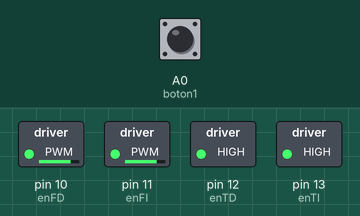
The sketch below on a simulated Arduino Uno, built with avr-gcc and run on an emulated ATmega328P. On the bench: switched loads named in the sketch (green lamp = pin HIGH). Inputs (shaded band) come from the test bench; at power-on: A0 (boton1) HIGH. What the sketch prints to the serial monitor is not drawn.

Above: at 0.1 s.
Timing chart, 0 to 1.6 s (numbered marks = the images above):
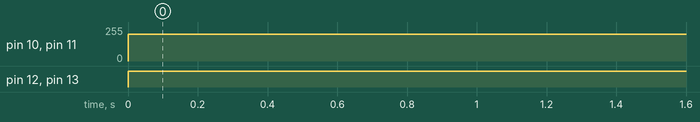

The sketch:

pruebaSinRemoto.ino
```cpp
#define boton1 A0     //Declaramos que la variable botón esté vinculada con el pin A0
#define boton2 A1     //Declaramos que la variable botón esté vinculada con el pin A1
#define boton3 A2     //Declaramos que la variable botón esté vinculada con el pin A4
#define boton4 A3     //Declaramos que la variable botón esté vinculada con el pin A5

#define MotorFrontalDerechoA 2
#define MotorFrontalDerechoB 3
#define MotorFrontalIzquierdoA 4
#define MotorFrontalIzquierdoB 5
#define MotorTraseroDerechoA 6
#define MotorTraseroDerechoB 7
#define MotorTraseroIzquierdoA 8
#define MotorTraseroIzquierdoB 9

int enFD = 10;
int enFI = 11;
int enTD = 12;
int enTI = 13;

int pwm = 200;

void setup(){
  Serial.begin(9600);
  pinMode(boton1,INPUT_PULLUP);//Declaramos el botón como entrada añadiendo una resistencia interna en Pull Up
  pinMode(boton2,INPUT_PULLUP);//Declaramos el botón como entrada añadiendo una resistencia interna en Pull Up
  pinMode(boton3,INPUT_PULLUP);//Declaramos el botón como entrada añadiendo una resistencia interna en Pull Up
  pinMode(boton4,INPUT_PULLUP);//Declaramos el botón como entrada añadiendo una resistencia interna en Pull Up
  pinMode(enFD, OUTPUT);
  pinMode(enFI, OUTPUT);
  pinMode(enTD, OUTPUT);
  pinMode(enTI, OUTPUT);

}

void loop(){
  analogWrite(enFD, pwm);
  analogWrite(enFI, pwm);
  analogWrite(enTD, pwm);
  analogWrite(enTI, pwm);
  switch(botonPresionado()){
    case 0: detenerse();
    case 1: avanzar();
    case 2: retroceder();
    case 3: derecha();
    case 4: izquierda();
  }
}

int botonPresionado(){

  if(digitalRead(boton1) == HIGH){
    Serial.println(digitalRead(boton1));
    return 1;
  }
  else if(digitalRead(boton2) == HIGH){
    Serial.println(digitalRead(boton2));
    return 2;
  }
  else if(digitalRead(boton3) == HIGH){
    Serial.println(digitalRead(boton3));
    return 3;
  }
  else if(digitalRead(boton4) == HIGH){
    Serial.println(digitalRead(boton4));
    return 4;
  }

//El siguiente else se queda comentado mientras se realiza la prueba sin remoto,
//con el fin de evitar que se detenga si no se presiona ningún botón
  /*
  else{
    return 0;
  }
  */
}

void avanzar(){
  digitalWrite(MotorFrontalDerechoA, HIGH);
  digitalWrite(MotorFrontalDerechoB, LOW);
  digitalWrite(MotorFrontalIzquierdoA,HIGH);
  digitalWrite(MotorFrontalIzquierdoB,LOW);
  digitalWrite(MotorTraseroDerechoA, HIGH);
  digitalWrite(MotorTraseroDerechoB, LOW);
  digitalWrite(MotorTraseroIzquierdoA, HIGH);
  digitalWrite(MotorTraseroIzquierdoB, LOW);

}

void retroceder(){
  digitalWrite(MotorFrontalDerechoA, LOW);
  digitalWrite(MotorFrontalDerechoB, HIGH);
  digitalWrite(MotorFrontalIzquierdoA, LOW);
  digitalWrite(MotorFrontalIzquierdoB,HIGH);
  digitalWrite(MotorTraseroDerechoA, LOW);
  digitalWrite(MotorTraseroDerechoB, HIGH);
  digitalWrite(MotorTraseroIzquierdoA, LOW);
  digitalWrite(MotorTraseroIzquierdoB, HIGH);
}

void derecha(){
  digitalWrite(MotorFrontalDerechoA, LOW);
  digitalWrite(MotorFrontalDerechoB, HIGH);
  digitalWrite(MotorFrontalIzquierdoA, HIGH);
  digitalWrite(MotorFrontalIzquierdoB, LOW);
  digitalWrite(MotorTraseroDerechoA, HIGH);
  digitalWrite(MotorTraseroDerechoB, LOW);
  digitalWrite(MotorTraseroIzquierdoA, LOW);
  digitalWrite(MotorTraseroIzquierdoB,HIGH);
}

void izquierda(){
  digitalWrite(MotorFrontalDerechoA, HIGH);
  digitalWrite(MotorFrontalDerechoB, LOW);
  digitalWrite(MotorFrontalIzquierdoA, LOW);
  digitalWrite(MotorFrontalIzquierdoB, HIGH);
  digitalWrite(MotorTraseroDerechoA, LOW);
  digitalWrite(MotorTraseroDerechoB, HIGH);
  digitalWrite(MotorTraseroIzquierdoA, HIGH);
  digitalWrite(MotorTraseroIzquierdoB, LOW);
}

void detenerse(){
  digitalWrite(MotorFrontalDerechoA, LOW);
  digitalWrite(MotorFrontalDerechoB, LOW);
  digitalWrite(MotorFrontalIzquierdoA, LOW);
  digitalWrite(MotorFrontalIzquierdoB, LOW);
  digitalWrite(MotorTraseroDerechoA, LOW);
  digitalWrite(MotorTraseroDerechoB, LOW);
  digitalWrite(MotorTraseroIzquierdoA, LOW);
  digitalWrite(MotorTraseroIzquierdoB, LOW);
}
```

Measured:
- by itself, pin 10 (enFD), pin 11 (enFI): 0/255 → 200/255 at 0.00 s
- by itself, pin 12 (enTD), pin 13 (enTI): LOW → HIGH at 0.00 s
